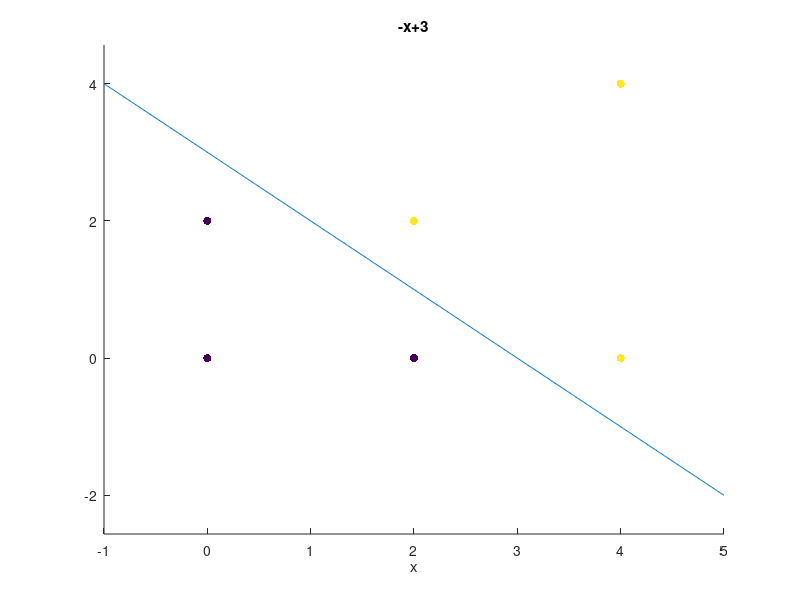

Write MATLAB code to recreate this figure.
data = [2 2 1
        4 4 1
        4 0 1
        0 0 -1
        2 0 -1
        0 2 -1];
 
scatter(data(:,1), data(:,2), 36, data(:,3),'filled');
hold on;
% plot y = -x + 3
ezplot('-x+3',[-1,5])

